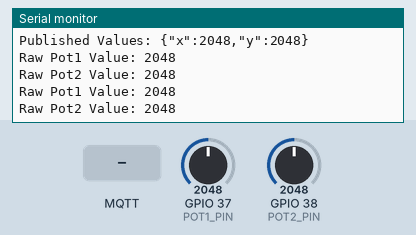
The sketch below on a simulated ESP32. Parts: the last lines printed to the serial monitor. The test bench sets the inputs (shaded band); at power-on: GPIO 37 (POT1_PIN) = 2048, GPIO 38 (POT2_PIN) = 2048. WiFi joins after 1.5 s; servers stay silent unless stated; no MQTT or app messages arrive unless stated.

Above: at 4.7 s.
4.8 s: MQTT message "start" arrives on the first subscribed topic
At 4.99 s:
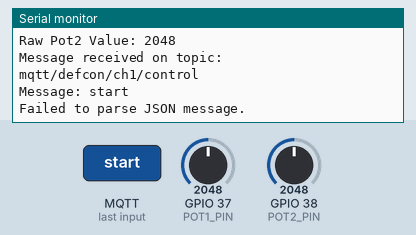
6.3 s: MQTT message "reset" arrives on the first subscribed topic
At 6.49 s:
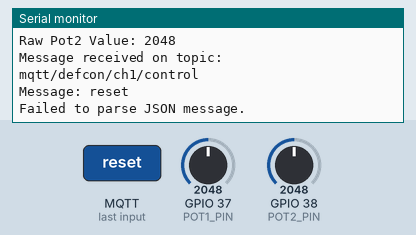
7.8 s: MQTT message "1" arrives on the first subscribed topic
At 7.99 s:
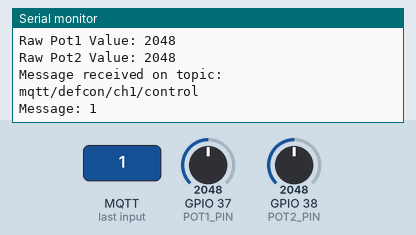
9.3 s: MQTT message "on" arrives on the first subscribed topic
At 9.49 s:
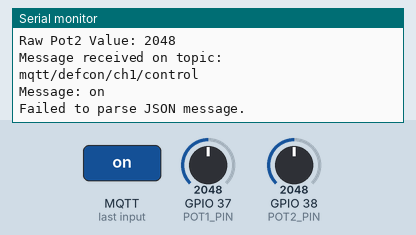
10.8 s: MQTT message "off" arrives on the first subscribed topic
At 10.99 s:
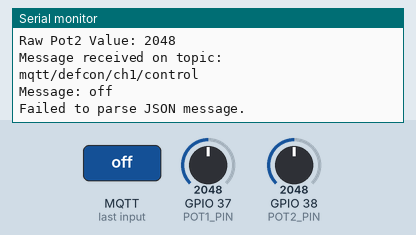
12.3 s: MQTT message "start" arrives on the second subscribed topic
At 12.5 s:
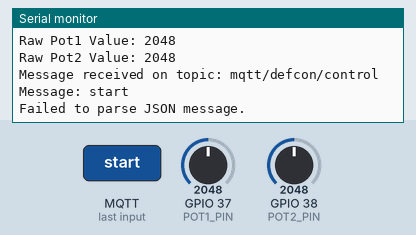

Measured:
- after the input at 4.8 s, the serial monitor: prints a new line at once (image 1)
- after the input at 6.3 s, the serial monitor: prints a new line at once (image 2)
- after the input at 7.8 s, the serial monitor: prints a new line at once (image 3)
- after the input at 9.3 s, the serial monitor: prints a new line at once (image 4)
- after the input at 10.8 s, the serial monitor: prints a new line at once (image 5)
- after the input at 12.3 s, the serial monitor: prints a new line at once (image 6)

The sketch:

pot_meters_ch_1.ino
```cpp
// /pot_meters_stabilized_mqtt.ino

#include <Wire.h>
#include <WiFi.h>
#include <PubSubClient.h>
#include <ArduinoJson.h>

// WiFi and MQTT Configuration
const char* ssid = "DFCN_DiFi";
const char* password = "azerty123";
const char* mqtt_server = "192.168.1.100";
const int mqtt_port = 1883;

const char* hostname = "Radio_ESP_32";

// MQTT Topics
const char* mqtt_reset_topic = "mqtt/defcon/control";       // Reset Command Topic
const char* mqtt_control_topic = "mqtt/defcon/ch1/control"; // Start Command Topic
const char* mqtt_publish_topic = "mqtt/defcon/ch1/status";  // Potentiometer Status Topic
const char* mqtt_connected_topic = "mqtt/defcon/ch3/connected"; // Connected Status Topic
const char* mqtt_values_topic = "potentiometer/values";     // Potentiometer Values Topic

WiFiClient espClient;
PubSubClient client(espClient);

bool systemStarted = false;

// Pin Configuratie
#define POT1_PIN A1  // GPIO 34 voor Potentiometer 1
#define POT2_PIN A2  // GPIO 35 voor Potentiometer 2

// Stabilisatie variabelen
int previousPot1Value = -1;
int previousPot2Value = -1;

unsigned long lastMsgTime = 0;
const long interval = 500; // Interval voor berichten

void setup() {
  Serial.begin(115200);
  delay(2000); // Wacht 2 seconden
  Serial.println("Initializing system...");

  setupWiFi();
  setupMQTT();
  publishConnectedStatus();
  Serial.println("Setup complete. Waiting for MQTT messages...");

  // Start het systeem automatisch
  systemStarted = true;
  Serial.println("System started automatically.");
}

void loop() {
  if (!client.connected()) {
    reconnectMQTT();
  }
  client.loop();

  if (systemStarted) {
    readAndPublishPotentiometerValues();
  }
}

void setupWiFi() {
  Serial.print("Connecting to WiFi...");
  WiFi.setHostname(hostname);
  WiFi.begin(ssid, password);
  while (WiFi.status() != WL_CONNECTED) {
    delay(500);
    Serial.print(".");
  }
  Serial.println("\nWiFi connected!");
  Serial.print("IP Address: ");
  Serial.println(WiFi.localIP());
}

void setupMQTT() {
  client.setServer(mqtt_server, mqtt_port);
  client.setCallback(mqttCallback);
}

void reconnectMQTT() {
  while (!client.connected()) {
    Serial.print("Connecting to MQTT...");
    if (client.connect(hostname)) {
      client.subscribe(mqtt_control_topic);
      client.subscribe(mqtt_reset_topic);
      publishConnectedStatus();
      Serial.println("MQTT Connected!");
    } else {
      Serial.print("Failed, rc=");
      Serial.println(client.state());
      delay(5000);
    }
  }
}

void readAndPublishPotentiometerValues() {
  unsigned long currentTime = millis();
  if (currentTime - lastMsgTime > interval) {
    lastMsgTime = currentTime;

    int potValue1 = analogRead(POT1_PIN);
    int potValue2 = analogRead(POT2_PIN);

    Serial.print("Raw Pot1 Value: ");
    Serial.println(potValue1);
    Serial.print("Raw Pot2 Value: ");
    Serial.println(potValue2);

    if (potValue1 != previousPot1Value || potValue2 != previousPot2Value) {
      StaticJsonDocument<128> doc;
      doc["x"] = potValue1;
      doc["y"] = potValue2;

      char buffer[128];
      serializeJson(doc, buffer);

      client.publish(mqtt_values_topic, buffer);

      Serial.print("Published Values: ");
      Serial.println(buffer);

      previousPot1Value = potValue1;
      previousPot2Value = potValue2;
    }
  }
}

void publishConnectedStatus() {
  client.publish(mqtt_connected_topic, "connected");
  Serial.println("Published connected status.");
}

void resetSystem() {
  Serial.println("System resetting...");
  systemStarted = false;
  previousPot1Value = -1;
  previousPot2Value = -1;
}

void mqttCallback(char* topic, byte* payload, unsigned int length) {
  String message = "";
  for (int i = 0; i < length; i++) {
    message += (char)payload[i];
  }

  Serial.print("Message received on topic: ");
  Serial.println(topic);
  Serial.print("Message: ");
  Serial.println(message);

  DynamicJsonDocument doc(256);
  if (deserializeJson(doc, message) == DeserializationError::Ok) {
    String topicStr = String(topic);
    if (topicStr == mqtt_control_topic && doc["command"] == "start") {
      systemStarted = true;
      Serial.println("System started!");
    } else if (topicStr == mqtt_reset_topic && doc["command"] == "reset") {
      resetSystem();
    }
  } else {
    Serial.println("Failed to parse JSON message.");
  }
}
```
